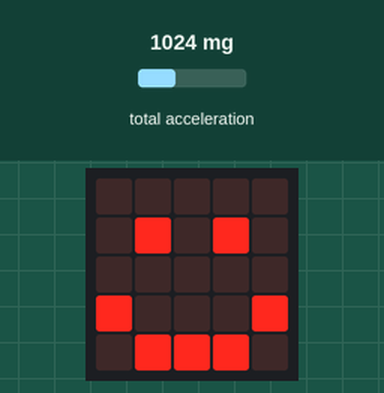
Simulated run of this program. Board: BBC micro:bit running MicroPython. Parts: the board's 5×5 LED display. The inputs (shaded band) are chosen by the test bench; at power-on: total acceleration 1024 mg. No radio messages arrive unless stated (any console line starting 'radio sent:' is added by the test bench); what the program prints to the serial console is not drawn.

Above: at 4.2 s.
4.3 s: total acceleration set to 1481 mg
5.8 s: total acceleration set to 1539 mg
At 7.2 s:
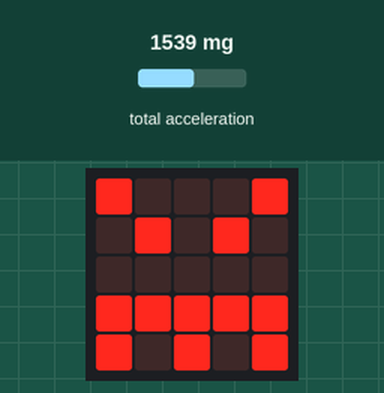
Timing chart, 0 to 8.8 s (numbered marks = the images above; inputs shaded):
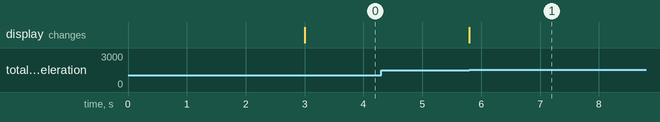

The program:

theft-sender.py
```python
from microbit import *
import radio

sleep(3000)

display.show(Image.HAPPY)

radio.config(channel=0, power=7) # Channel to use from number on handout

while True:
    if accelerometer.get_strength() > 1500:
        display.show(Image.ANGRY)

        radio.send("Stolen")
```

Measured:
- the behaviour switches between 1500 and 1501 mg on total acceleration (found by bisection; images 0 and 1)
- after the input at 5.8 s, the display: changes at once (image 1)
